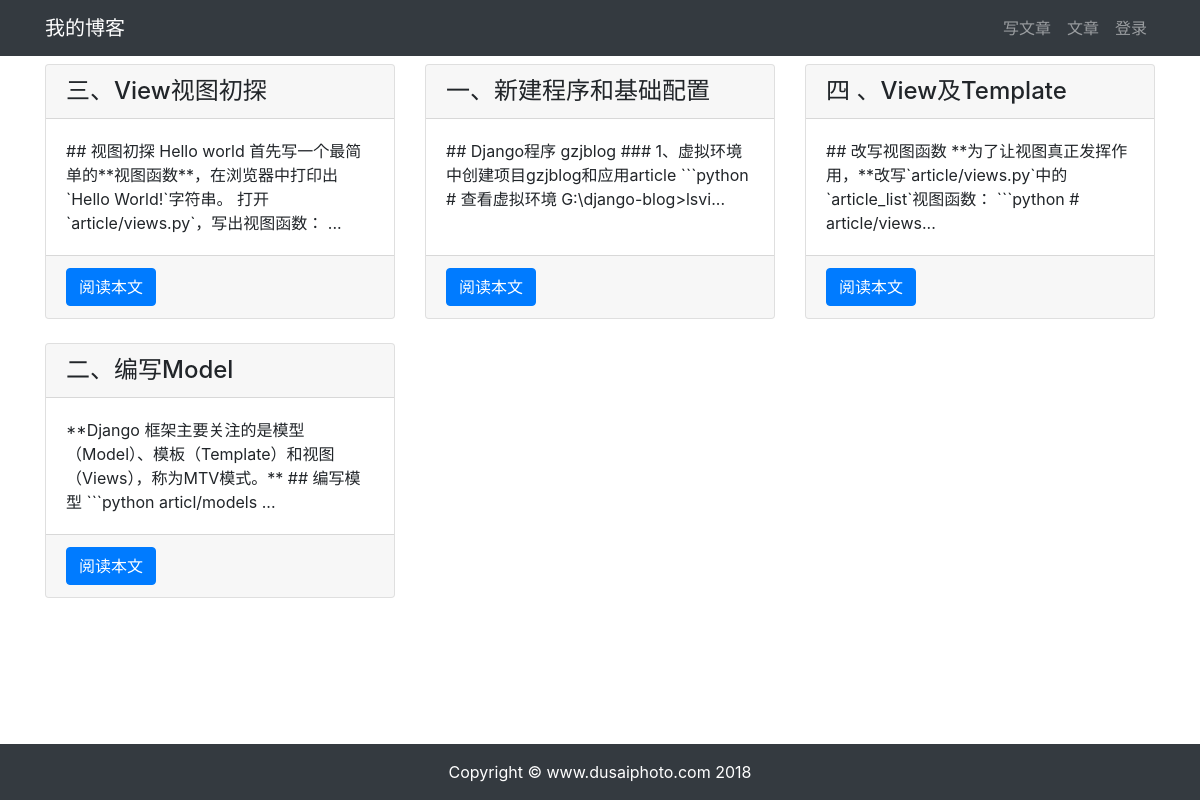
/article/article_list/, run on the app's committed database.
### article/models.py (models this page shows, shortened)
class Article(models.Model):
    author=models.ForeignKey(User,on_delete=models.CASCADE)
    title=models.CharField(max_length=100)
    body=models.TextField()
    total_views = models.PositiveIntegerField(default=0)
    category = models.ForeignKey(Category, blank=True, null=True, verbose_name='分类',on_delete=models.DO_NOTHING)
    tag = models.ManyToManyField(Tag, verbose_name='标签')
    avatar = models.ImageField(upload_to='article/%Y%m%d/', blank=True)
    created=models.DateTimeField(default=timezone.now)
    updated=models.DateTimeField(auto_now=True)
    class Meta:
        ordering=('-updated',)

### article/views.py (the view)
# urls.py: path('article_list/',views.article_list,name='article_list'),
def article_list(request):
    articles = Article.objects.all()
    context = {'articles': articles}
    return render(request, 'article/list.html',context)

### templates/article/list.html (shortened to what this page needs)
{% extends 'base.html' %}
{% load staticfiles %}
{% block content %}
<div class="container">
    <div class="row mt-2">
        {% for article in articles %}
        <div class="col-12  col-md-4 mb-4">
            <div class="card h-100">
                <h4 class="card-header">{{ article.title }}</h4>
                <div class="card-body">
                    <p class="card-text">{{ article.body|slice:'100' }}...</p>
                </div>
                <div class="card-footer">
                    <a href="{% url "article:article_detail" article.id  %}" class="btn btn-primary">阅读本文</a>
                </div>
            </div>
        </div>
        {% endfor %}
    </div>
</div>
{% endblock content %}

### data on the page
Article: title "三、View视图初探", body "## 视图初探 Hello world 首先写一个最简单的**视图函数**，在浏览器中打印出`Hello World!`字符串。 打开`article/views.py`，写出视图函数："
Article: title "一、新建程序和基础配置", body "## Django程序 gzjblog ### 1、虚拟环境中创建项目gzjblog和应用article ```python # 查看虚拟环境 G:\\django-blog>lsvi"
Article: title "四 、View及Template", body "## 改写视图函数 **为了让视图真正发挥作用，**改写`article/views.py`中的`article_list`视图函数： ```python # article/views"
Article: title "二、编写Model", body "**Django 框架主要关注的是模型（Model）、模板（Template）和视图（Views），称为MTV模式。** ## 编写模型 ```python articl/models"
